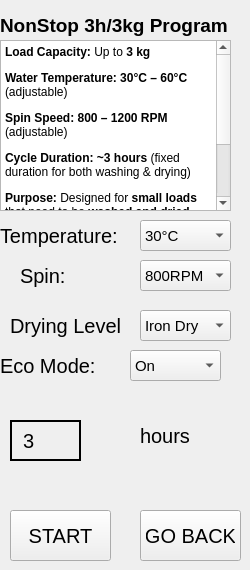
    <widget class="QWidget" name="nonStopPage">
     <widget class="QLabel" name="nonStopTitle">
      <property name="geometry">
       <rect>
        <x>0</x>
        <y>0</y>
        <width>241</width>
        <height>51</height>
       </rect>
      </property>
      <property name="styleSheet">
       <string notr="true">QLabel {
font-size:19px;
font-weight:bold;
}</string>
      </property>
      <property name="text">
       <string>NonStop 3h/3kg Program</string>
      </property>
     </widget>
     <widget class="QTextEdit" name="textEdit_6">
      <property name="geometry">
       <rect>
        <x>0</x>
        <y>40</y>
        <width>231</width>
        <height>171</height>
       </rect>
      </property>
      <property name="html">
       <string>&lt;!DOCTYPE HTML PUBLIC &quot;-//W3C//DTD HTML 4.0//EN&quot; &quot;http://www.w3.org/TR/REC-html40/strict.dtd&quot;&gt;
&lt;html&gt;&lt;head&gt;&lt;meta name=&quot;qrichtext&quot; content=&quot;1&quot; /&gt;&lt;meta charset=&quot;utf-8&quot; /&gt;&lt;style type=&quot;text/css&quot;&gt;
p, li { white-space: pre-wrap; }
hr { height: 1px; border-width: 0; }
li.unchecked::marker { content: &quot;\2610&quot;; }
li.checked::marker { content: &quot;\2612&quot;; }
&lt;/style&gt;&lt;/head&gt;&lt;body style=&quot; font-family:'Segoe UI'; font-size:9pt; font-weight:400; font-style:normal;&quot;&gt;
&lt;p style=&quot; margin-top:12px; margin-bottom:12px; margin-left:0px; margin-right:0px; -qt-block-indent:0; text-indent:0px;&quot;&gt;&lt;span style=&quot; font-weight:700;&quot;&gt;Load Capacity:&lt;/span&gt; Up to &lt;span style=&quot; font-weight:700;&quot;&gt;3 kg&lt;/span&gt;&lt;/p&gt;
&lt;p style=&quot; margin-top:12px; margin-bottom:12px; margin-left:0px; margin-right:0px; -qt-block-indent:0; text-indent:0px;&quot;&gt;&lt;span style=&quot; font-weight:700;&quot;&gt;Water Temperature:&lt;/span&gt; &lt;span style=&quot; font-weight:700;&quot;&gt;30°C – 60°C&lt;/span&gt; (adjustable)&lt;/p&gt;
&lt;p style=&quot; margin-top:12px; margin-bottom:12px; margin-left:0px; margin-right:0px; -qt-block-indent:0; text-indent:0px;&quot;&gt;&lt;span style=&quot; font-weight:700;&quot;&gt;Spin Speed:&lt;/span&gt; &lt;span style=&quot; font-weight:700;&quot;&gt;800 – 1200 RPM&lt;/span&gt; (adjustable)&lt;/p&gt;
&lt;p style=&quot; margin-top:12px; margin-bottom:12px; margin-left:0px; margin-right:0px; -qt-block-indent:0; text-indent:0px;&quot;&gt;&lt;span style=&quot; font-weight:700;&quot;&gt;Cycle Duration:&lt;/span&gt; &lt;span style=&quot; font-weight:700;&quot;&gt;~3 hours&lt;/span&gt; (fixed duration for both washing &amp;amp; drying)&lt;/p&gt;
&lt;p style=&quot; margin-top:12px; margin-bottom:12px; margin-left:0px; margin-right:0px; -qt-block-indent:0; text-indent:0px;&quot;&gt;&lt;span style=&quot; font-weight:700;&quot;&gt;Purpose:&lt;/span&gt; Designed for &lt;span style=&quot; font-weight:700;&quot;&gt;small loads&lt;/span&gt; that need to be &lt;span style=&quot; font-weight:700;&quot;&gt;washed and dried quickly&lt;/span&gt;. Ideal for lightly soiled everyday clothes when you need them ready in a few hours. No need to transfer laundry between wash and dry cycles—it's fully automatic and continuous.&lt;/p&gt;&lt;/body&gt;&lt;/html&gt;</string>
      </property>
     </widget>
     <widget class="QLabel" name="tempLabel_6">
      <property name="geometry">
       <rect>
        <x>0</x>
        <y>220</y>
        <width>131</width>
        <height>31</height>
       </rect>
      </property>
      <property name="styleSheet">
       <string notr="true">QLabel{
font-size:20px;
}</string>
      </property>
      <property name="text">
       <string>Temperature:</string>
      </property>
     </widget>
     <widget class="QComboBox" name="nonStopTempBox">
      <property name="geometry">
       <rect>
        <x>140</x>
        <y>220</y>
        <width>91</width>
        <height>31</height>
       </rect>
      </property>
      <property name="styleSheet">
       <string notr="true">QComboBox{
font-size:15px;
}</string>
      </property>
      <property name="editable">
       <bool>false</bool>
      </property>
      <item>
       <property name="text">
        <string>30°C</string>
       </property>
      </item>
      <item>
       <property name="text">
        <string>40°C</string>
       </property>
      </item>
      <item>
       <property name="text">
        <string>60°C</string>
       </property>
      </item>
     </widget>
     <widget class="QLabel" name="spinLabel_6">
      <property name="geometry">
       <rect>
        <x>20</x>
        <y>260</y>
        <width>61</width>
        <height>31</height>
       </rect>
      </property>
      <property name="styleSheet">
       <string notr="true">QLabel{
font-size:20px;
}</string>
      </property>
      <property name="text">
       <string>Spin:</string>
      </property>
     </widget>
     <widget class="QComboBox" name="nonStopSpinBox">
      <property name="geometry">
       <rect>
        <x>140</x>
        <y>260</y>
        <width>91</width>
        <height>31</height>
       </rect>
      </property>
      <property name="styleSheet">
       <string notr="true">QComboBox{
font-size:15px;
}</string>
      </property>
      <property name="editable">
       <bool>false</bool>
      </property>
      <item>
       <property name="text">
        <string>800RPM</string>
       </property>
      </item>
      <item>
       <property name="text">
        <string>1000RPM</string>
       </property>
      </item>
      <item>
       <property name="text">
        <string>1200RPM</string>
       </property>
      </item>
     </widget>
     <widget class="QLabel" name="rinseLabel_6">
      <property name="geometry">
       <rect>
        <x>10</x>
        <y>310</y>
        <width>131</width>
        <height>31</height>
       </rect>
      </property>
      <property name="styleSheet">
       <string notr="true">QLabel{
font-size:20px;
}</string>
      </property>
      <property name="text">
       <string>Drying Level</string>
      </property>
     </widget>
     <widget class="QComboBox" name="nonStopDryBox">
      <property name="geometry">
       <rect>
        <x>140</x>
        <y>310</y>
        <width>91</width>
        <height>31</height>
       </rect>
      </property>
      <property name="styleSheet">
       <string notr="true">QComboBox{
font-size:15px;
}</string>
      </property>
      <property name="editable">
       <bool>false</bool>
      </property>
      <item>
       <property name="text">
        <string>Iron Dry</string>
       </property>
      </item>
      <item>
       <property name="text">
        <string>CupBoard Dry</string>
       </property>
      </item>
      <item>
       <property name="text">
        <string>Extra Dry</string>
       </property>
      </item>
      <item>
       <property name="text">
        <string/>
       </property>
      </item>
     </widget>
     <widget class="QLabel" name="ecomodeLabel_7">
      <property name="geometry">
       <rect>
        <x>0</x>
        <y>350</y>
        <width>131</width>
        <height>31</height>
       </rect>
      </property>
      <property name="styleSheet">
       <string notr="true">QLabel{
font-size:20px;
}</string>
      </property>
      <property name="text">
       <string>Eco Mode:</string>
      </property>
     </widget>
     <widget class="QLabel" name="nonStopHourLabel">
      <property name="geometry">
       <rect>
        <x>10</x>
        <y>420</y>
        <width>71</width>
        <height>41</height>
       </rect>
      </property>
      <property name="styleSheet">
       <string notr="true">QLabel {
font-size:20px;
border:2px solid black;
padding:6px;
}</string>
      </property>
      <property name="text">
       <string>3</string>
      </property>
     </widget>
     <widget class="QLabel" name="label_7">
      <property name="geometry">
       <rect>
        <x>140</x>
        <y>420</y>
        <width>81</width>
        <height>31</height>
       </rect>
      </property>
      <property name="styleSheet">
       <string notr="true">QLabel{
font-size:20px;
}</string>
      </property>
      <property name="text">
       <string>hours</string>
      </property>
     </widget>
     <widget class="QPushButton" name="nonStopStartButt">
      <property name="geometry">
       <rect>
        <x>10</x>
        <y>510</y>
        <width>101</width>
        <height>51</height>
       </rect>
      </property>
      <property name="styleSheet">
       <string notr="true">QPushButton{
font-size:20px;
padding:5px;
}</string>
      </property>
      <property name="text">
       <string>START</string>
      </property>
     </widget>
     <widget class="QPushButton" name="nonStopBackButton">
      <property name="geometry">
       <rect>
        <x>140</x>
        <y>510</y>
        <width>101</width>
        <height>51</height>
       </rect>
      </property>
      <property name="styleSheet">
       <string notr="true">QPushButton{
font-size:20px;
padding:5px;
}</string>
      </property>
      <property name="text">
       <string>GO BACK</string>
      </property>
     </widget>
     <widget class="QComboBox" name="nonStopEcoModeBox">
      <property name="geometry">
       <rect>
        <x>130</x>
        <y>350</y>
        <width>91</width>
        <height>31</height>
       </rect>
      </property>
      <property name="styleSheet">
       <string notr="true">QComboBox{
font-size:15px;
}</string>
      </property>
      <property name="editable">
       <bool>false</bool>
      </property>
      <item>
       <property name="text">
        <string>On</string>
       </property>
      </item>
      <item>
       <property name="text">
        <string>Off</string>
       </property>
      </item>
      <item>
       <property name="text">
        <string/>
       </property>
      </item>
     </widget>
    </widget>
